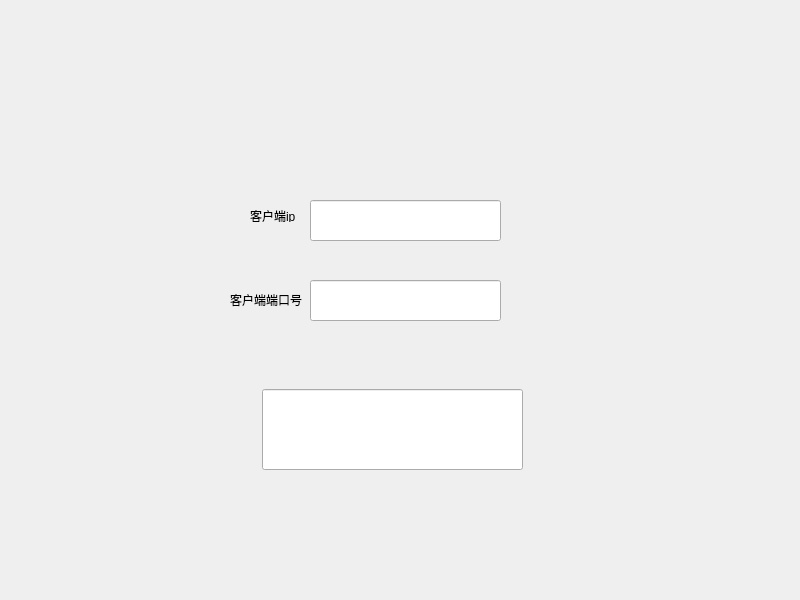
<?xml version="1.0" encoding="UTF-8"?>
<ui version="4.0">
 <class>Widget</class>
 <widget class="QWidget" name="Widget">
  <property name="geometry">
   <rect>
    <x>0</x>
    <y>0</y>
    <width>800</width>
    <height>600</height>
   </rect>
  </property>
  <property name="windowTitle">
   <string>Widget</string>
  </property>
  <widget class="QLineEdit" name="ipLineEdit">
   <property name="geometry">
    <rect>
     <x>310</x>
     <y>200</y>
     <width>191</width>
     <height>41</height>
    </rect>
   </property>
  </widget>
  <widget class="QLineEdit" name="portLineEdit">
   <property name="geometry">
    <rect>
     <x>310</x>
     <y>280</y>
     <width>191</width>
     <height>41</height>
    </rect>
   </property>
  </widget>
  <widget class="QLabel" name="label">
   <property name="geometry">
    <rect>
     <x>250</x>
     <y>210</y>
     <width>54</width>
     <height>12</height>
    </rect>
   </property>
   <property name="text">
    <string>客户端ip</string>
   </property>
  </widget>
  <widget class="QLabel" name="label_2">
   <property name="geometry">
    <rect>
     <x>230</x>
     <y>290</y>
     <width>91</width>
     <height>20</height>
    </rect>
   </property>
   <property name="text">
    <string>客户端端口号</string>
   </property>
  </widget>
  <widget class="QLineEdit" name="lineEdit">
   <property name="geometry">
    <rect>
     <x>262</x>
     <y>389</y>
     <width>261</width>
     <height>81</height>
    </rect>
   </property>
  </widget>
 </widget>
 <resources/>
 <connections/>
</ui>
